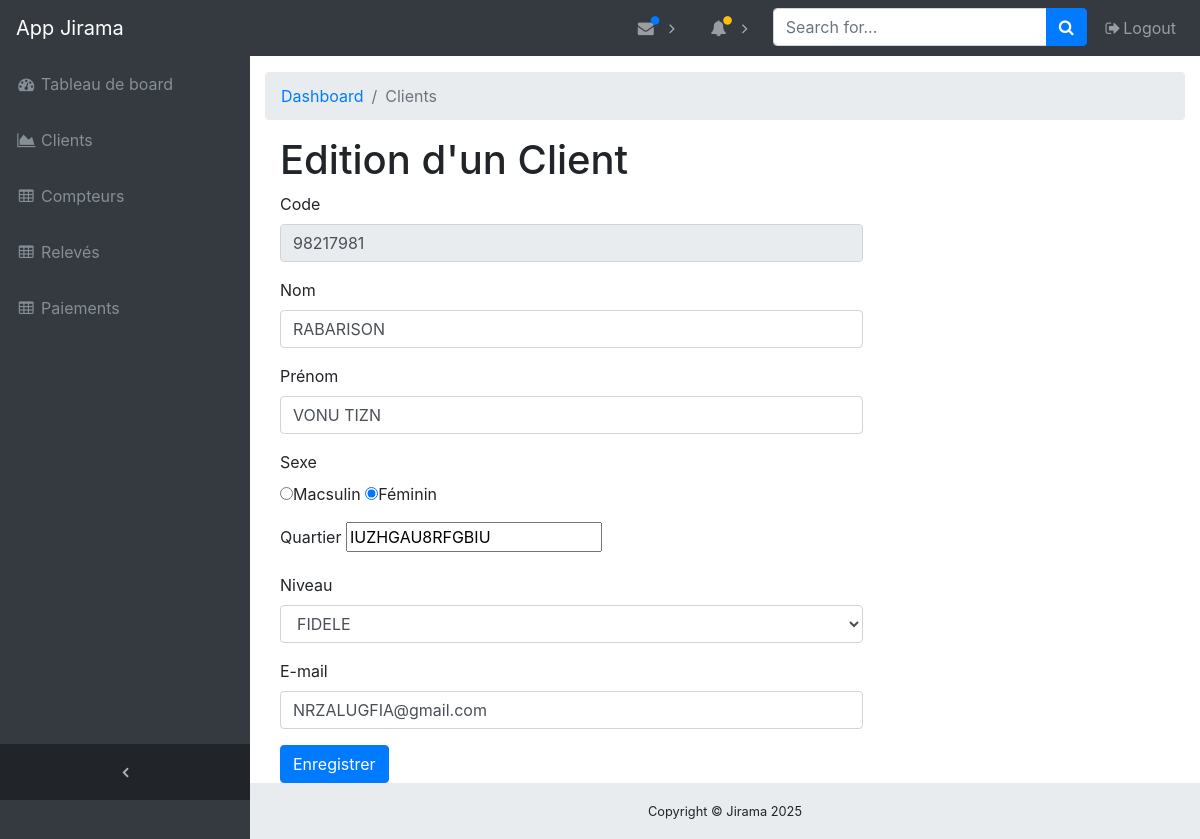
The page /edit_client.php?code=98217981 (signed in) on the database its author committed.
### tables this page shows
CREATE TABLE `client` (
  `CodeCli` varchar(10) NOT NULL,
  `Nom` varchar(15) NOT NULL,
  `Prenom` varchar(15) DEFAULT NULL,
  `Sexe` enum('MASCULIN','FEMININ') DEFAULT NULL,
  `Quartier` varchar(15) NOT NULL,
  `Niveau` enum('VIP','FIDELE','REGULIER','NOUVEAU') DEFAULT NULL,
  `Mail` varchar(20) NOT NULL
);

### edit_client.php (the view, shortened to what this page needs)
<?php
    if(!empty($_GET['code'])){
        $codecli = $_GET['code'];
        $db = connect_bd();
        $stmt = $db->prepare("SELECT * FROM client WHERE CodeCli = :code");
        $stmt->bindValue(':code', $codecli);
        $stmt->execute();
        $stmt->setFetchMode(PDO::FETCH_ASSOC);
        $client = $stmt->fetch();
    }
    $niveaux = array('VIP','REGULIER','FIDELE','NOUVEAU');
?>
<?php include('includes/header.php'); ?>
<div class="content-wrapper">
    <div class="container-fluid">
        <ol class="breadcrumb">
            <li class="breadcrumb-item"><a href="index.html">Dashboard</a></li>
            <li class="breadcrumb-item active">Clients</li>
        </ol>
        <div class="col-12">
            <h1>Edition d'un Client</h1>
        </div>
        <div class="col-md-8">
            <form action="models/update_client.php" method="post">
                <div class="form-group">
                    <label>Code</label>
                    <input type="text" name="code" value="<?=$client['CodeCli']?>" class="form-control" readonly>
                </div>
                <div class="form-group">
                    <label>Nom</label>
                    <input type="text" name="nom" value="<?=$client['Nom']?>" class="form-control">
                </div>
                <div class="form-group">
                    <label>Prénom</label>
                    <input type="text" name="prenom" value="<?=$client['Prenom']?>" class="form-control">
                </div>
                <div class="form-group">
                    <label>Sexe</label>
                    <div>
                        <input type="radio" name="sexe"
                                value="Masculin" <?php if($client['Sexe']=='MASCULIN') echo 'checked';?> >Macsulin
                        <input type="radio" name="sexe"
                                value="Féminin" <?php if($client['Sexe']=='FEMININ') echo 'checked';?> >Féminin
                    </div>
                </div>
                <div class="form-group">
                    <label>Quartier</label>
                    <input type="text" name="quartier" value="<?=$client['Quartier']?>" >
                </div>
                <div class="form-group">
                    <label>Niveau</label>
                    <select  name="niveau" class="form-control">
                    <?php foreach($niveaux as $n): ?>
                        <option value="<?=$n?>" <?php if($client['Niveau']==$n) echo 'selected';?> >
                            <?=$n?>
                        </option>
                    <?php endforeach; ?>
                    </select>
                </div>
                <div class="form-group">
                    <label>E-mail</label>
                    <input type="mail" name="mail" value="<?=$client['Mail']?>" class="form-control">
                </div>
                <input type="submit"  value="Enregistrer" name="update" class="btn btn-primary">
            </form>
        </div>
    </div>
</div>
<?php include('includes/footer.php'); ?>

### css/sb-admin.css (style rules this page uses)
html { position: relative; min-height: 100%; }
body { overflow-x: hidden; }
body.sticky-footer { margin-bottom: 56px; }
body.sticky-footer .content-wrapper { min-height: calc(100vh - 56px - 56px); }
body.fixed-nav { padding-top: 56px; }
.content-wrapper { min-height: calc(100vh - 56px); padding-top: 1rem; }
.content-wrapper { overflow-x: hidden; background: white; }
@media (min-width: 992px) { .content-wrapper { margin-left: 250px; } }

### rows shown on the page
client: code "98217981", nom "RABARISON", prenom "VONU TIZN", Sexe "☑", quartier "IUZHGAU8RFGBIU", niveau "FIDELE", mail "NRZALUGFIA@gmail.com"
